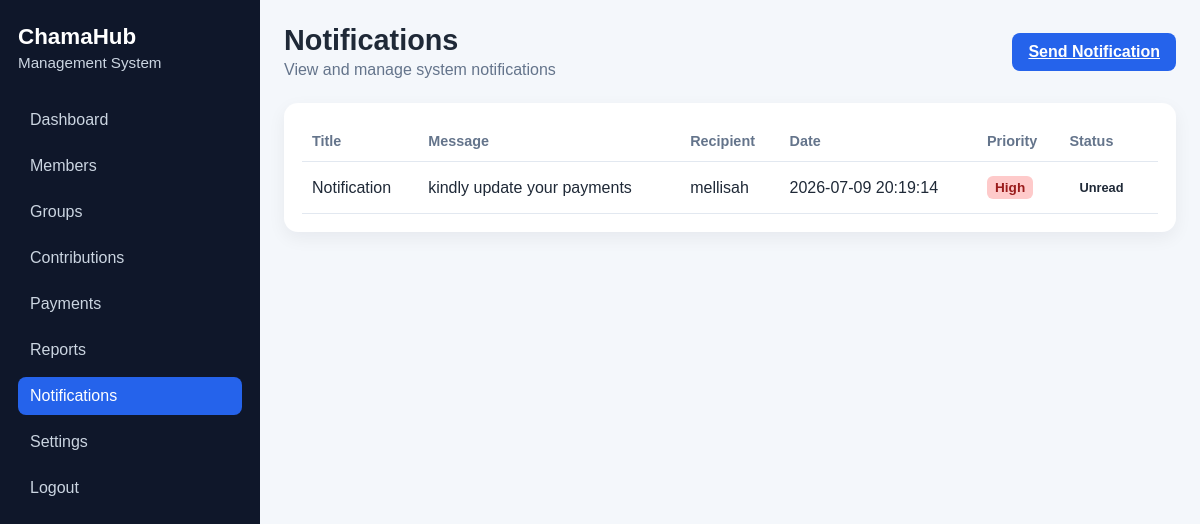
The page /notifications on the database its author committed.
### app/models.py (models this page shows, shortened)
class Notification(db.Model):
    __tablename__ = "notifications"
    id = db.Column(db.Integer, primary_key=True)
    title = db.Column(db.String(150), nullable=False)
    message = db.Column(db.Text, nullable=False)
    recipient = db.Column(db.String(120), nullable=False)
    notification_type = db.Column(db.String(50), nullable=False, default="In-App")
    priority = db.Column(db.String(20), nullable=False, default="Medium")
    status = db.Column(db.String(20), nullable=False, default="Unread")
    created_at = db.Column(db.String(30), nullable=False)

### app/routes.py (the view)
@main.route("/notifications")
def notifications():
    notifications = Notification.query.order_by(Notification.id.desc()).all()
    return render_template("notifications.html", notifications=notifications)

### app/templates/notifications.html (shortened to what this page needs)
<!DOCTYPE html>
<html lang="en">
  <head>
    <link rel="stylesheet" href="{{ url_for('static', filename='css/dashboard.css') }}" />
  </head>
  <body>
    <div class="dashboard-layout">
      <aside class="sidebar">
        <div class="brand-block">
          <h2>ChamaHub</h2>
          <p>Management System</p>
        </div>
        <nav class="sidebar-nav">
          <a href="{{ url_for('main.dashboard') }}">Dashboard</a>
          <a href="{{ url_for('main.members') }}">Members</a>
          <a href="{{ url_for('main.groups') }}">Groups</a>
          <a href="{{ url_for('main.contributions') }}">Contributions</a>
          <a href="{{ url_for('main.payouts') }}">Payments</a>
          <a href="{{ url_for('main.reports') }}">Reports</a>
          <a href="{{ url_for('main.notifications') }}" class="active">Notifications</a>
          <a href="{{ url_for('main.settings') }}">Settings</a>
          <a href="{{ url_for('main.logout') }}">Logout</a>
        </nav>
      </aside>
      <main class="main-content">
        <header class="topbar">
          <div>
            <h1>Notifications</h1>
            <p>View and manage system notifications</p>
          </div>
          <a href="{{ url_for('main.send_notification_page') }}" class="add-btn">Send Notification</a>
        </header>
        <section class="panel">
          <div class="table-wrapper">
            <table class="data-table">
              <thead>
                <tr>
                  <th>Title</th>
                  <th>Message</th>
                  <th>Recipient</th>
                  <th>Date</th>
                  <th>Priority</th>
                  <th>Status</th>
                </tr>
              </thead>
              <tbody>
                {% for notification in notifications %}
                <tr>
                  <td>{{ notification.title }}</td>
                  <td>{{ notification.message }}</td>
                  <td>{{ notification.recipient }}</td>
                  <td>{{ notification.created_at }}</td>
                  <td>
                    <span class="badge {{ notification.priority | lower }}">{{ notification.priority }}</span>
                  </td>
                  <td><span class="status {{ notification.status.lower() }}">{{ notification.status }}</span></td>
                </tr>
                {% else %}
                <tr>
                  <td colspan="6">No notifications yet.</td>
                </tr>
                {% endfor %}
              </tbody>
            </table>
          </div>
        </section>
      </main>
    </div>
  </body>
</html>

### app/static/css/dashboard.css (style rules this page uses)
:root { --bg: #f4f7fb; --sidebar: #0f172a; --sidebar-text: #cbd5e1; --sidebar-active: #2563eb; --card: #ffffff; --text: #1f2937; --muted: #64748b; --accent: #2563eb; }
* { box-sizing: border-box; margin: 0; padding: 0; }
body { font-family: Arial, Helvetica, sans-serif; background: var(--bg); color: var(--text); }
.dashboard-layout { display: flex; min-height: 100vh; }
.sidebar { width: 260px; background: var(--sidebar); color: white; padding: 24px 18px; }
.brand-block { margin-bottom: 30px; }
.brand-block h2 { font-size: 1.4rem; margin-bottom: 4px; }
.brand-block p { color: var(--sidebar-text); font-size: 0.95rem; }
.sidebar-nav { display: flex; flex-direction: column; gap: 8px; }
.sidebar-nav a { color: var(--sidebar-text); text-decoration: none; padding: 10px 12px; border-radius: 8px; transition: 0.2s ease; }
.sidebar-nav a:hover, .sidebar-nav a.active { background: var(--sidebar-active); color: white; }
.main-content { flex: 1; padding: 24px; }
.topbar { display: flex; justify-content: space-between; align-items: center; margin-bottom: 24px; }
.topbar h1 { font-size: 1.8rem; margin-bottom: 4px; }
.topbar p { color: var(--muted); }
.card, .panel { background: var(--card); border-radius: 14px; padding: 18px; box-shadow: 0 6px 18px rgba(15, 23, 42, 0.06); }
.add-btn { background: var(--accent); color: white; border: none; padding: 10px 16px; border-radius: 8px; cursor: pointer; font-weight: bold; }
.table-wrapper { overflow-x: auto; }
.data-table { width: 100%; border-collapse: collapse; }
.data-table th, .data-table td { text-align: left; padding: 12px 10px; border-bottom: 1px solid #e2e8f0; }
.data-table th { color: var(--muted); font-size: 0.9rem; }
.status { display: inline-block; padding: 6px 10px; border-radius: 999px; font-size: 0.8rem; font-weight: bold; }
.badge { display: inline-block; padding: 4px 8px; border-radius: 6px; font-size: 0.85rem; font-weight: bold; }
.badge.high { background: #fecaca; color: #991b1b; }

### rows shown on the page
Notification: title "Notification", message "kindly update your payments", recipient "mellisah", created_at "2026-07-09 20:19:14", priority "High", status "Unread"
